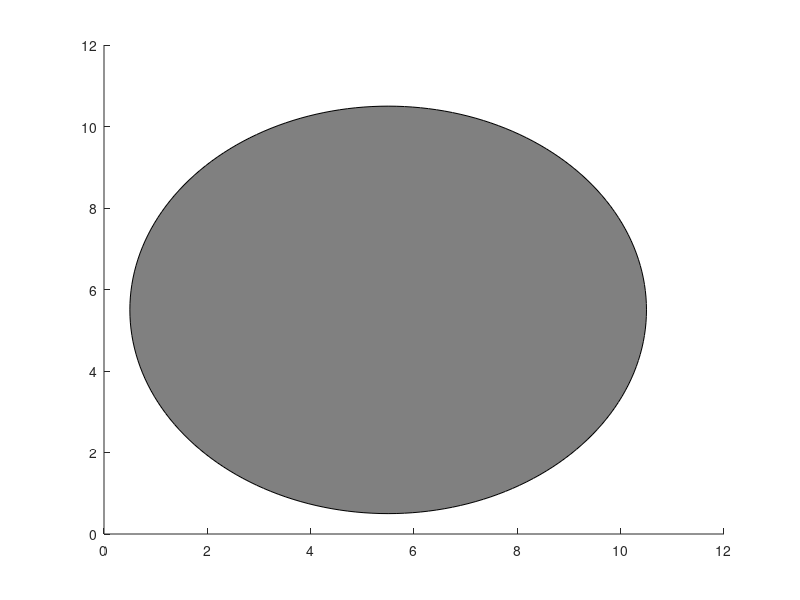

This figure's MATLAB source: (Note: this script raises an error after producing the figure.)
clear
clc
close all

% TODO: range 1-10 for testing, I guess factors can be ignored??
% bigger dots: take care of smaller pixelic resolution
% Lena density control: mean of all inter-dot distances (might be more
% computationally efficient)

% path to save stimuli pattern
stim_path = 'D:\MasterThesis\analysis\Stimuli_creation\ver_23042025\dot_size_0p25\'; 

samples = {1:10, 4:13, 5:14, 6:15, 7:16, 8:17}; % potential samples to use
%factors = [0.316, 0.56, 1, 1.77, 3.16]; % factors to generate nonmatches
factors = [1, 1, 1, 1, 1];
n_match = 4;
n_nonmatch = 1;

samples_to_use = 1; % set value to decide which sample to use for stimuli generation 

% Pre allocation
all_values = zeros(size(samples, 1), 10, size(factors, 1));

for s = 1:size(samples, 2)
    current_sample = samples{s};
    for fact = 1:size(factors, 2)
        current_factor = factors(fact);
        nonmatch = current_sample * current_factor;
        all_values(s, :, fact) = round(nonmatch);
    end
end

% Plot distribution of number frequency of values
to_plot = false;
if to_plot
    fig = figure(1);
    hold on
    for s = 1:size(samples, 2)
        subplot(size(samples, 2), 1, s)
        % identify bin counts
        nbins = size(unique(all_values(s, :, :)), 1);
        histogram(all_values(s, :, :), nbins)
        xlim([0 55])
        ylim([0 12])
    end
    hold off
end

%% Create Stimuli 
% specify window
winsize_x = 267;
winsize_y = 356;

% specify Dots
dot_rad = .25;
min_dist = .5;
lowcut = .01;
highcut = 20;

% specify control
total_area = 2;
min_dist_control = .2;
lowcut_control = 4;
highcut_control = 4.2;

% Specify background
xbig = 5.5;
ybig = 5.5;
rbig = 5;
backcolour = [.5, .5, .5];
edgecolour = [.5 .5 .5];

% Circle generation 
t = (0:2 * pi / 200:2 * pi);
x = sin(t);
y = cos(t);

% get the sample
current_sample = samples{samples_to_use};
nums = unique(current_sample);

% iterate over each number to be visualized as stimulus pattern
for d = 1:size(nums, 2)
    curr_num = nums(d);
    % define how many variations to generate
    if ismember(curr_num, current_sample)
        amount_img = n_match;
    else
        amount_img = n_nonmatch;
    end
    % create the stimulus
    for img = 1:amount_img
        % set figure stuff
        %set(groot);
        pos = [0, 0, winsize_x/2, winsize_y/2];
        set(gcf, "Position", pos, "Units", "pixels");

        % background circle
        hold on
        backcircle = fill(x * rbig + xbig, y * rbig + ybig, backcolour);
        backcircle.EdgeColor = "none";
        % toggle axis off 
        axis square off
        
        % get random dot position in [0, 1], rescaled within background
        % circle
        dot_pos_limit = max(max(x * rbig + xbig, y * rbig + ybig)) - 2 * dot_rad;

        dot_pos = dot_pos_limit * rand(2, curr_num); 

        % control of dots truly lying within background circle
        % set threshold here already cuz I guess this needs to be
        % hardcoded...
        threshold = rbig - 2 * dot_rad;
        % do the control
        dot_pos = rand_dot_pos(dot_pos, dot_rad, threshold, dot_pos_limit, xbig, ybig, min_dist);
        
        % Control for density
        %dot_pos = density_control(dot_pos, min_dist);

        % plotting
        % Lena Approach
        % iterate over each dot
        for dot = 1:curr_num
            fill(x * dot_rad + dot_pos(1, dot), ...
                y * dot_rad + dot_pos(2, dot), ...
                [0 0 0], "EdgeColor", [0 0 0]);
        end
        % My approach of avoiding another for loop :(

        % Take a snapshot HELLO HELLO PLS DEBUG 
        f = getframe(gcf);
        [image, ~] = frame2im(f);

        % save the stimulus pattern
        filename = strcat('S', strcat(num2str(curr_num), num2str(img)), '.bmp');
        imwrite(image, strcat(stim_path, filename));
        %reset(groot)
        close all
    end
    %progressbar(d, size(nums, 2))
    
end
